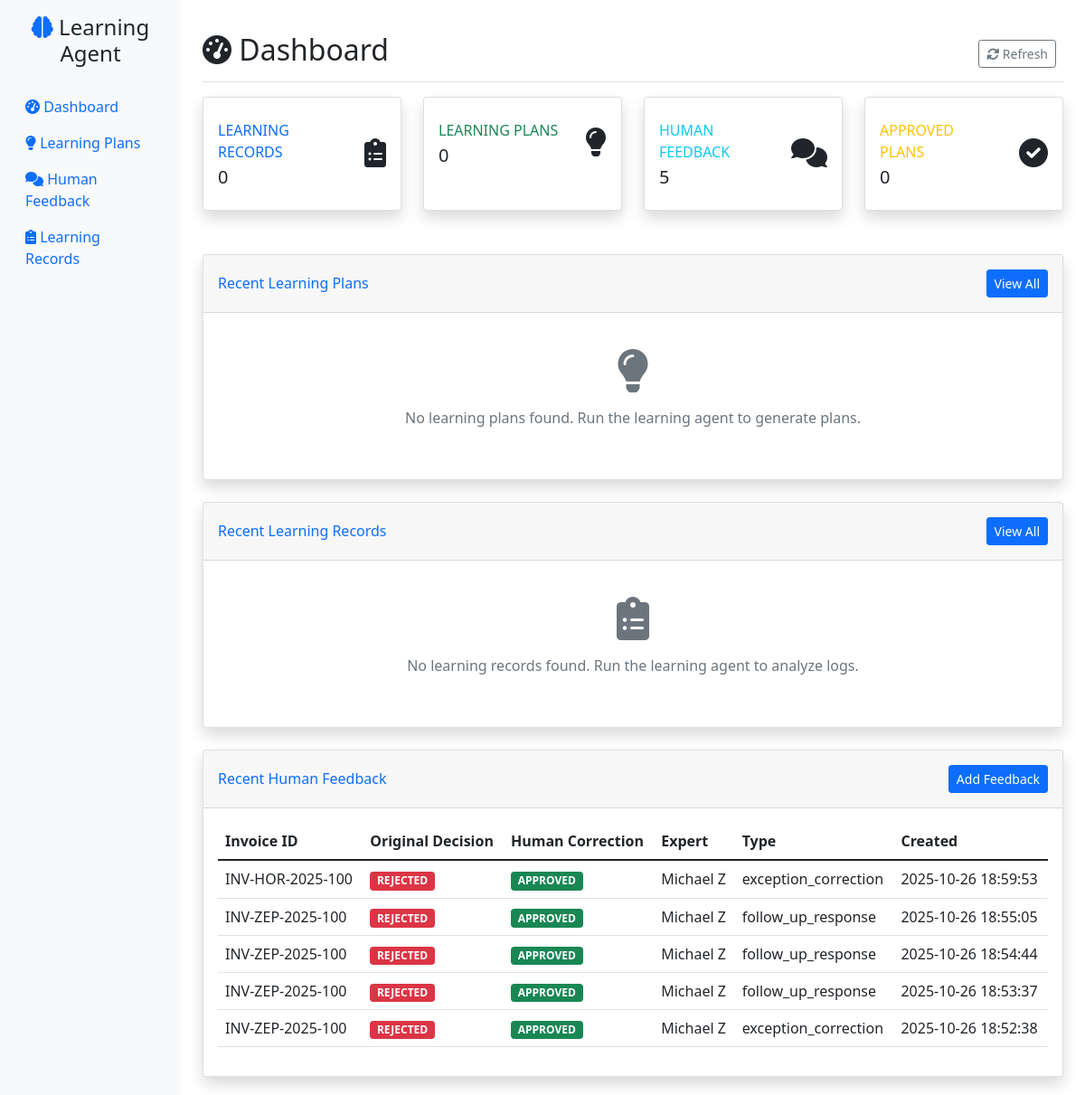
Before: / with the older database file.
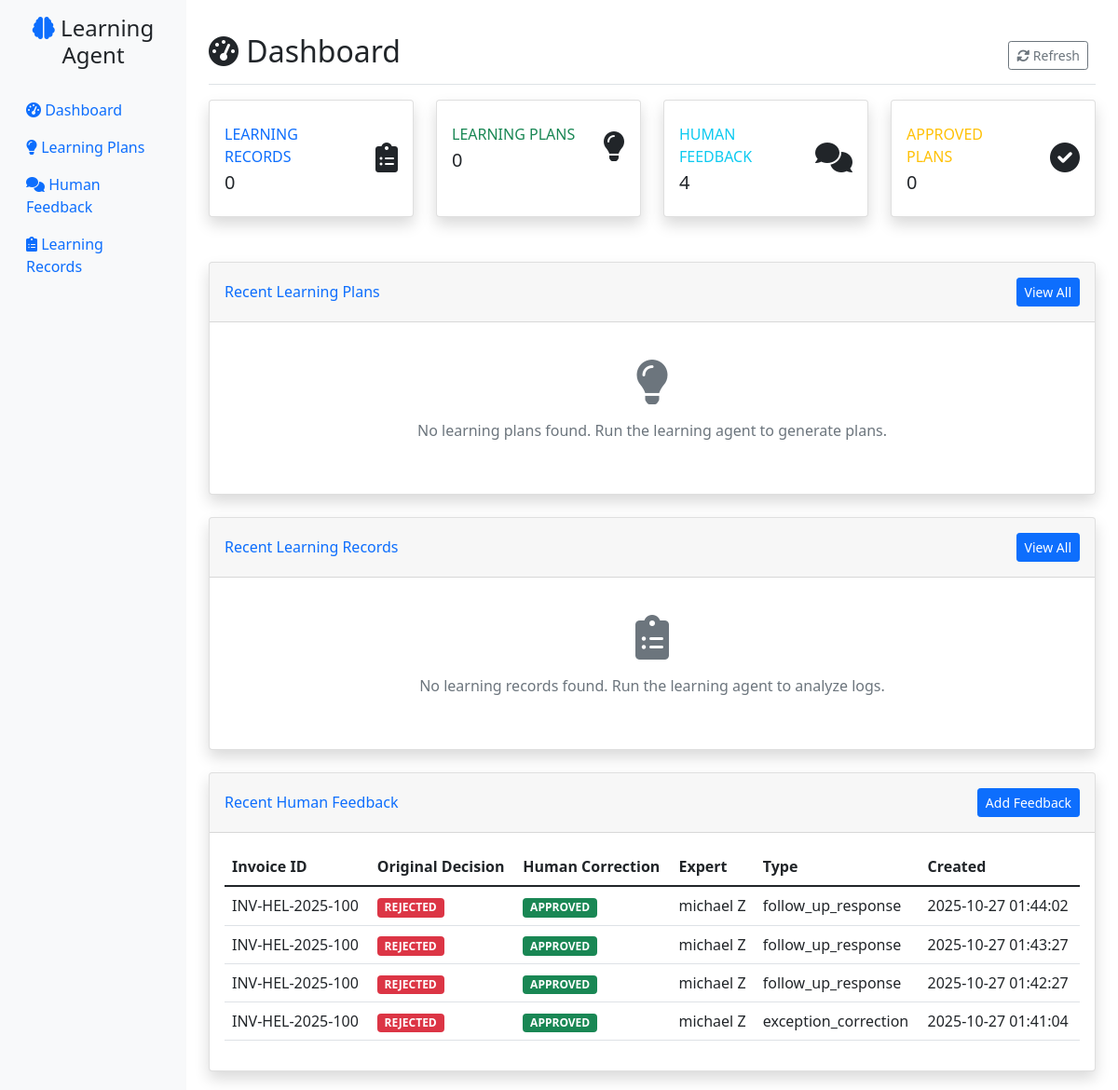
After: the same page with the newer database file.
### tables this page shows
CREATE TABLE human_feedback (
                id INTEGER PRIMARY KEY AUTOINCREMENT,
                created_at TIMESTAMP DEFAULT CURRENT_TIMESTAMP,
                invoice_id VARCHAR(100),
                original_agent_decision VARCHAR(50),
                human_correction VARCHAR(50),
                routing_queue VARCHAR(100),
                feedback_text TEXT,
                expert_name VARCHAR(100),
                feedback_type VARCHAR(50),
                supporting_evidence JSON,
                learning_record_id INTEGER,
                conversation_id VARCHAR(100),
                is_initial_feedback BOOLEAN DEFAULT TRUE,
                parent_feedback_id INTEGER,
                llm_questions TEXT,
                human_responses TEXT,
                feedback_summary TEXT,
                conversation_status VARCHAR(20) DEFAULT 'active',
                quality_score REAL DEFAULT 0.0,
                exception_validity VARCHAR(20),
                invoice_decision VARCHAR(20), conversation_history TEXT,
                FOREIGN KEY (learning_record_id) REFERENCES learning_records(id),
                FOREIGN KEY (parent_feedback_id) REFERENCES human_feedback(id)
            );

### web_gui/app.py (the view)
@app.route('/')
def dashboard():
    stats = db.get_database_stats()
    recent_plans = db.get_learning_plans()[:10]  # Last 10 plans
    recent_records = db.get_learning_records()[:10]  # Last 10 records
    recent_feedback = db.get_human_feedback()[:10]  # Last 10 feedback items
    return render_template('dashboard.html',
                         stats=stats,
                         recent_plans=recent_plans,
                         recent_records=recent_records,
                         recent_feedback=recent_feedback)

### web_gui/templates/dashboard.html (shortened to what this page needs)
{% extends "base.html" %}
{% block content %}
<div class="d-flex justify-content-between flex-wrap flex-md-nowrap align-items-center pt-3 pb-2 mb-3 border-bottom">
    <h1 class="h2"><i class="fas fa-tachometer-alt"></i> Dashboard</h1>
    <div class="btn-toolbar mb-2 mb-md-0">
        <div class="btn-group me-2">
            <button type="button" class="btn btn-sm btn-outline-secondary" onclick="location.reload()">
                <i class="fas fa-sync-alt"></i> Refresh
            </button>
        </div>
    </div>
</div>
<div class="row mb-4">
    <div class="col-xl-3 col-md-6 mb-4">
        <div class="card stat-card border-left-primary shadow h-100 py-2">
            <div class="card-body">
                <div class="row no-gutters align-items-center">
                    <div class="col mr-2">
                        <div class="text-xs font-weight-bold text-primary text-uppercase mb-1">
                            Learning Records
                        </div>
                        <div class="h5 mb-0 font-weight-bold text-gray-800">{{ stats.learning_records }}</div>
                    </div>
                    <div class="col-auto">
                        <i class="fas fa-clipboard-list fa-2x text-gray-300"></i>
                    </div>
                </div>
            </div>
        </div>
    </div>
    <div class="col-xl-3 col-md-6 mb-4">
        <div class="card stat-card border-left-success shadow h-100 py-2">
            <div class="card-body">
                <div class="row no-gutters align-items-center">
                    <div class="col mr-2">
                        <div class="text-xs font-weight-bold text-success text-uppercase mb-1">
                            Learning Plans
                        </div>
                        <div class="h5 mb-0 font-weight-bold text-gray-800">{{ stats.learning_plans }}</div>
                    </div>
                    <div class="col-auto">
                        <i class="fas fa-lightbulb fa-2x text-gray-300"></i>
                    </div>
                </div>
            </div>
        </div>
    </div>
    <div class="col-xl-3 col-md-6 mb-4">
        <div class="card stat-card border-left-info shadow h-100 py-2">
            <div class="card-body">
                <div class="row no-gutters align-items-center">
                    <div class="col mr-2">
                        <div class="text-xs font-weight-bold text-info text-uppercase mb-1">
                            Human Feedback
                        </div>
                        <div class="h5 mb-0 font-weight-bold text-gray-800">{{ stats.human_feedback }}</div>
                    </div>
                    <div class="col-auto">
                        <i class="fas fa-comments fa-2x text-gray-300"></i>
                    </div>
                </div>
            </div>
        </div>
    </div>
    <div class="col-xl-3 col-md-6 mb-4">
        <div class="card stat-card border-left-warning shadow h-100 py-2">
            <div class="card-body">
                <div class="row no-gutters align-items-center">
                    <div class="col mr-2">
                        <div class="text-xs font-weight-bold text-warning text-uppercase mb-1">
                            Approved Plans
                        </div>
                        <div class="h5 mb-0 font-weight-bold text-gray-800">{{ stats.approved_plans }}</div>
                    </div>
                    <div class="col-auto">
                        <i class="fas fa-check-circle fa-2x text-gray-300"></i>
                    </div>
                </div>
            </div>
        </div>
    </div>
</div>
<div class="row mb-4">
    <div class="col-12">
        <div class="card shadow">
            <div class="card-header py-3 d-flex flex-row align-items-center justify-content-between">
                <h6 class="m-0 font-weight-bold text-primary">Recent Learning Plans</h6>
                <a href="{{ url_for('learning_plans') }}" class="btn btn-sm btn-primary">View All</a>
            </div>
            <div class="card-body">
                {% if recent_plans %}
                    {% for plan in recent_plans %}
                    <div class="card learning-plan-card {{ plan.priority }}-priority mb-3">
                        <div class="card-body">
                            <div class="row">
                                <div class="col-md-8">
                                    <h6 class="card-title">{{ plan.title }}</h6>
                                    <p class="card-text text-muted">{{ plan.description[:200] }}{% if plan.description|length > 200 %}...{% endif %}</p>
                                    <small class="text-muted">
                                        <i class="fas fa-tag"></i> {{ plan.plan_type }} |
                                        <i class="fas fa-flag"></i> {{ plan.priority }} |
                                        <i class="fas fa-clock"></i> {{ plan.created_at|datetime_format }}
                                    </small>
                                </div>
                                <div class="col-md-4 text-end">
                                    <span class="badge bg-{{ 'success' if plan.status == 'approved' else 'warning' if plan.status == 'draft' else 'danger' if plan.status == 'rejected' else 'secondary' }}">
                                        {{ plan.status }}
                                    </span>
                                    <br>
                                    <a href="{{ url_for('learning_plan_detail', plan_id=plan.id) }}" class="btn btn-sm btn-outline-primary mt-2">
                                        <i class="fas fa-eye"></i> View Details
                                    </a>
                                </div>
                            </div>
                        </div>
                    </div>
                    {% endfor %}
                {% else %}
                    <div class="text-center text-muted py-4">
                        <i class="fas fa-lightbulb fa-3x mb-3"></i>
                        <p>No learning plans found. Run the learning agent to generate plans.</p>
                    </div>
                {% endif %}
            </div>
        </div>
    </div>
</div>
<div class="row mb-4">
    <div class="col-12">
        <div class="card shadow">
            <div class="card-header py-3 d-flex flex-row align-items-center justify-content-between">
                <h6 class="m-0 font-weight-bold text-primary">Recent Learning Records</h6>
                <a href="{{ url_for('learning_records') }}" class="btn btn-sm btn-primary">View All</a>
            </div>
            <div class="card-body">
                {% if recent_records %}
                    <div class="table-responsive">
                        <table class="table table-hover">
                            <thead>
                                <tr>
                                    <th>Source</th>
                                    <th>Learning Opportunity</th>
                                    <th>Confidence</th>
                                    <th>Status</th>
                                    <th>Created</th>
                                </tr>
                            </thead>
                            <tbody>
                                {% for record in recent_records %}
                                <tr>
                                    <td>
                                        <span class="badge bg-info">{{ record.source_type }}</span>
                                        <br>
                                        <small class="text-muted">{{ record.source_file }}</small>
                                    </td>
                                    <td>{{ record.learning_opportunity[:100] }}{% if record.learning_opportunity|length > 100 %}...{% endif %}</td>
                                    <td>
                                        <div class="progress" style="height: 20px;">
                                            <div class="progress-bar" role="progressbar" style="width: {{ record.confidence_score * 100 }}%">
                                                {{ (record.confidence_score * 100)|round(1) }}%
                                            </div>
                                        </div>
                                    </td>
                                    <td>
                                        <span class="badge bg-{{ 'success' if record.status == 'analyzed' else 'warning' if record.status == 'pending' else 'secondary' }}">
                                            {{ record.status }}
                                        </span>
                                    </td>
                                    <td>{{ record.created_at|datetime_format }}</td>
                                </tr>
                                {% endfor %}
                            </tbody>
                        </table>
                    </div>
                {% else %}
                    <div class="text-center text-muted py-4">
                        <i class="fas fa-clipboard-list fa-3x mb-3"></i>
                        <p>No learning records found. Run the learning agent to analyze logs.</p>
                    </div>
                {% endif %}
            </div>
        </div>
    </div>
</div>
<div class="row">
    <div class="col-12">
        <div class="card shadow">
            <div class="card-header py-3 d-flex flex-row align-items-center justify-content-between">
                <h6 class="m-0 font-weight-bold text-primary">Recent Human Feedback</h6>
                <a href="{{ url_for('feedback') }}" class="btn btn-sm btn-primary">Add Feedback</a>
            </div>
            <div class="card-body">
                {% if recent_feedback %}
                    <div class="table-responsive">
                        <table class="table table-hover">
                            <thead>
                                <tr>
                                    <th>Invoice ID</th>
                                    <th>Original Decision</th>
                                    <th>Human Correction</th>
                                    <th>Expert</th>
                                    <th>Type</th>
                                    <th>Created</th>
                                </tr>
                            </thead>
                            <tbody>
                                {% for feedback in recent_feedback %}
                                <tr>
                                    <td>{{ feedback.invoice_id }}</td>
                                    <td>
                                        <span class="badge bg-{{ 'danger' if feedback.original_agent_decision == 'REJECTED' else 'success' if feedback.original_agent_decision == 'APPROVED' else 'warning' }}">
                                            {{ feedback.original_agent_decision }}
                                        </span>
                                    </td>
                                    <td>
                                        <span class="badge bg-{{ 'success' if feedback.human_correction == 'APPROVED' else 'danger' if feedback.human_correction == 'REJECTED' else 'warning' }}">
                                            {{ feedback.human_correction }}
                                        </span>
                                    </td>
                                    <td>{{ feedback.expert_name or 'Unknown' }}</td>
                                    <td>{{ feedback.feedback_type or 'N/A' }}</td>
                                    <td>{{ feedback.created_at|datetime_format }}</td>
                                </tr>
                                {% endfor %}
                            </tbody>
                        </table>
                    </div>
                {% else %}
                    <div class="text-center text-muted py-4">
                        <i class="fas fa-comments fa-3x mb-3"></i>
                        <p>No human feedback found. Add feedback to help improve the system.</p>
                    </div>
                {% endif %}
            </div>
        </div>
    </div>
</div>
{% endblock %}

### web_gui/templates/base.html (shortened to what this page needs)
<!DOCTYPE html>
<html lang="en">
<head>
    <link href="https://cdn.jsdelivr.net/npm/bootstrap@5.1.3/dist/css/bootstrap.min.css" rel="stylesheet">
    <link href="https://cdnjs.cloudflare.com/ajax/libs/font-awesome/6.0.0/css/all.min.css" rel="stylesheet">
</head>
<body>
    <div class="container-fluid">
        <div class="row">
            <nav class="col-md-3 col-lg-2 d-md-block sidebar collapse">
                <div class="position-sticky pt-3">
                    <div class="text-center mb-4">
                        <h4><i class="fas fa-brain text-primary"></i> Learning Agent</h4>
                    </div>
                    <ul class="nav flex-column">
                        <li class="nav-item">
                            <a class="nav-link {% if request.endpoint == 'dashboard' %}active{% endif %}" href="{{ url_for('dashboard') }}">
                                <i class="fas fa-tachometer-alt"></i> Dashboard
                            </a>
                        </li>
                        <li class="nav-item">
                            <a class="nav-link {% if request.endpoint == 'learning_plans' %}active{% endif %}" href="{{ url_for('learning_plans') }}">
                                <i class="fas fa-lightbulb"></i> Learning Plans
                            </a>
                        </li>
                        <li class="nav-item">
                            <a class="nav-link {% if request.endpoint == 'feedback' %}active{% endif %}" href="{{ url_for('feedback') }}">
                                <i class="fas fa-comments"></i> Human Feedback
                            </a>
                        </li>
                        <li class="nav-item">
                            <a class="nav-link {% if request.endpoint == 'learning_records' %}active{% endif %}" href="{{ url_for('learning_records') }}">
                                <i class="fas fa-clipboard-list"></i> Learning Records
                            </a>
                        </li>
                    </ul>
                </div>
            </nav>
            <main class="col-md-9 ms-sm-auto col-lg-10 px-md-4 main-content">
                {% block content %}{% endblock %}
            </main>
        </div>
    </div>
</body>
</html>

Changed rows visible on the page:
removed human_feedback: invoice_id "INV-HOR-2025-100", original_agent_decision "REJECTED", human_correction "APPROVED", expert_name "Michael Z", feedback_type "exception_correction", created_at "2025-10-26 18:59:53"
changed human_feedback (number 1 of 4 on the later page): invoice_id "INV-ZEP-2025-100" → "INV-HEL-2025-100"; expert_name "Michael Z" → "michael Z"; created_at "2025-10-26 18:55:05" → "2025-10-27 01:44:02"
changed human_feedback (number 2 of 4 on the later page): invoice_id "INV-ZEP-2025-100" → "INV-HEL-2025-100"; expert_name "Michael Z" → "michael Z"; created_at "2025-10-26 18:54:44" → "2025-10-27 01:43:27"
changed human_feedback (number 3 of 4 on the later page): invoice_id "INV-ZEP-2025-100" → "INV-HEL-2025-100"; expert_name "Michael Z" → "michael Z"; created_at "2025-10-26 18:53:37" → "2025-10-27 01:42:27"
changed human_feedback "exception_correction": invoice_id "INV-ZEP-2025-100" → "INV-HEL-2025-100"; expert_name "Michael Z" → "michael Z"; created_at "2025-10-26 18:52:38" → "2025-10-27 01:41:04"
Other visible differences:
{{ stats.human_feedback }}: "5" → "4"
